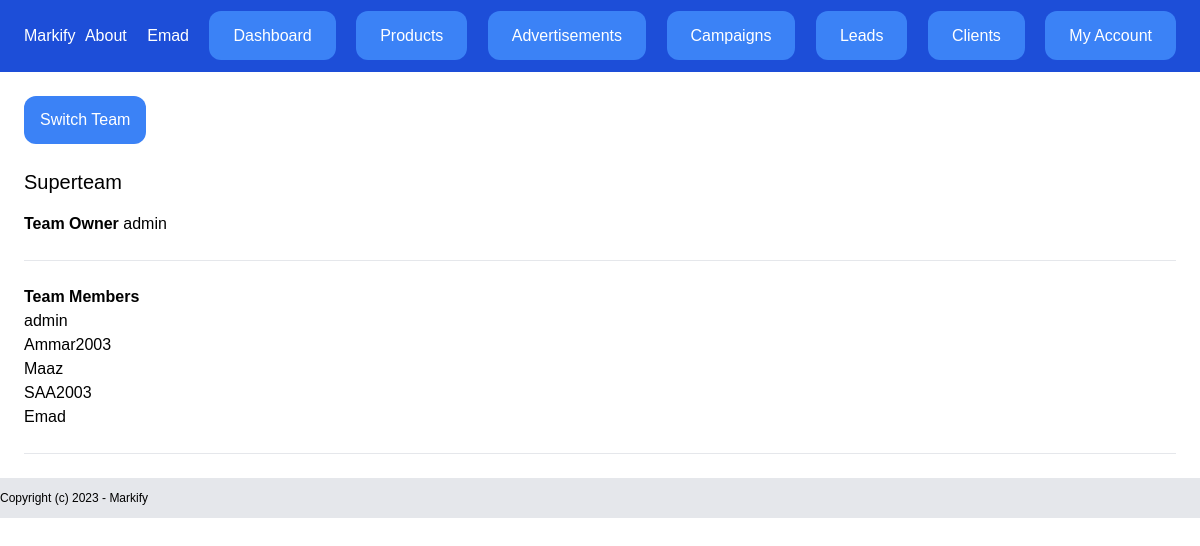
/dashboard/teams/1/ (signed in), run on the app's committed database.
### team/models.py (models this page shows, shortened)
class Team(models.Model):
    name = models.CharField(max_length=100)
    plan = models.ForeignKey(Plan, related_name='teams', blank=True, null=True, on_delete=models.CASCADE)
    members = models.ManyToManyField(User, related_name='teams')
    created_by = models.ForeignKey(User, related_name='created_teams', on_delete=models.CASCADE)
    created_at = models.DateTimeField(auto_now_add=True)
    modified_by = models.DateTimeField(auto_now=True)
    class Meta:
        ordering = ('name',)

### team/views.py (the view)
# urls.py: path('<int:pk>/', views.clients_detail, name='detail'),
@login_required
def detail(request,pk):
    team = get_object_or_404(Team, pk=pk)
    is_member = False
    requests = Request.objects.filter(team=team, accepted = False, declined = False)
    if request.user in team.members.all():
        is_member = True
    return render(request, 'team/detail.html',{
        'team':team,
        'team_requests':requests,
        'is_member':is_member,
    })

### campaigns/context_processors.py (called while the page is built)
def campaign_expired(request):
    campaigns = Campaign.objects.all()
    for campaign in campaigns:
        if campaign.end_date < timezone.now().date():
            campaign.active = False
            campaign.save()
    return {'campaigns': campaigns}

### team/context_processors.py (called while the page is built)
def active_team(request):
    if request.user.is_authenticated:
        if request.user.userprofile.active_team:
            team = request.user.userprofile.active_team
        else:
            team = Team.objects.filter(created_by=request.user)[0]
    else:
        team = None
    return {'active_team': team}

### team/templates/team/detail.html (shortened to what this page needs)
{%extends "core/base.html"%}
{%block content%}
    <div class='py-6 px-6'>
        <a href="{% url 'teams:list'%}" class='text-white mb-6 inline-block py-3 px-4 bg-blue-500 rounded-xl'>Switch Team</a>
        <h1 class='text-xl mb-4'>{{team.name}}</h1>
        <p class="mb-4"> <strong>Team Owner</strong> {{team.created_by}} </p>
        <hr class="my-6">
        <h2 class='font-semibold mt-4'>Team Members</h2>
        {%for member in team.members.all%}
            <p>{{member.username}}</p>
        {%endfor%}
        <hr class='mt-6'>
    </div>
{%endblock%}

### core/templates/core/partials/nav.html (shortened to what this page needs)
<nav class='py-6 flex justify-between bg-blue-700 px-6'>
    <a href='/' class='text-white'>Markify</a>
    <div class="space-x-4">
      <a href="{% url 'about' %}" class='text-white'>About</a>
      {%if request.user.is_authenticated%}
      <a href="{%url 'teams:detail' active_team.id %}" class='text-white text'>{{active_team.name}}</a>
      <a href='{%url "dashboard" %}' class='text-white py-4 px-6 bg-blue-500 rounded-xl'>Dashboard</a>
      <a href='{%url "products:list" %}' class='text-white py-4 px-6 bg-blue-500 rounded-xl'>Products</a>
      <a href='{%url "ads:list" %}' class='text-white py-4 px-6 bg-blue-500 rounded-xl'>Advertisements</a>
      <a href='{%url "campaigns:list" %}' class='text-white py-4 px-6 bg-blue-500 rounded-xl'>Campaigns</a>
      <a href='{%url "leads:list" %}' class='text-white py-4 px-6 bg-blue-500 rounded-xl'>Leads</a>
      <a href='{%url "clients:list" %}' class='text-white py-4 px-6 bg-blue-500 rounded-xl'>Clients</a>
      <a href='{%url "userprofile:myaccount" %}' class='text-white py-4 px-6 bg-blue-500 rounded-xl'>My Account</a>
      {% endif %}
    </div>
  </nav>

### data on the page
Team: name "Emad"
Team: name "Superteam", created_by "admin"

### other printed values
{{ member.username }} "admin"
{{ member.username }} "Ammar2003"
{{ member.username }} "Maaz"
{{ member.username }} "SAA2003"
{{ member.username }} "Emad"
